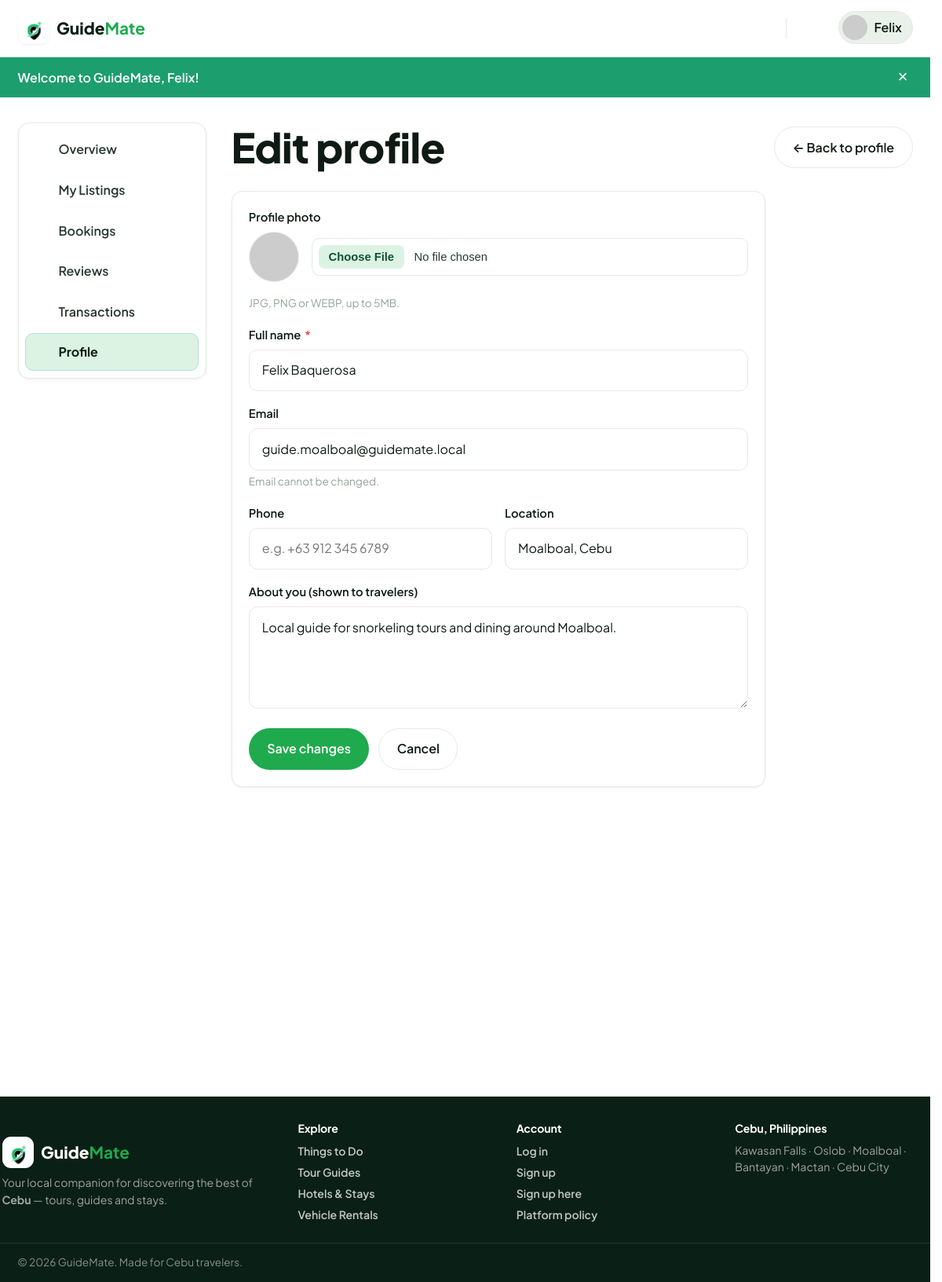
/public/profile/edit (signed in), run on the app's committed database.
### tables this page shows
CREATE TABLE `users` (
  `id` int(10) unsigned NOT NULL AUTO_INCREMENT,
  `name` varchar(120) NOT NULL,
  `email` varchar(190) NOT NULL,
  `password` varchar(255) NOT NULL,
  `role` enum('admin','guide','tourist') NOT NULL DEFAULT 'tourist',
  `phone` varchar(40) DEFAULT NULL,
  `avatar` varchar(255) DEFAULT NULL,
  `bio` text DEFAULT NULL,
  `location` varchar(120) DEFAULT NULL,
  `is_active` tinyint(1) NOT NULL DEFAULT 1,
  `guide_status` enum('none','pending','approved','rejected') NOT NULL DEFAULT 'none',
  `guide_review_note` varchar(500) DEFAULT NULL,
  `guide_reviewed_at` timestamp NULL DEFAULT NULL,
  `guide_warned` tinyint(1) NOT NULL DEFAULT 0,
  `guide_warning_note` varchar(500) DEFAULT NULL,
  `admin_totp_secret` varchar(64) DEFAULT NULL,
  `admin_totp_enabled` tinyint(1) NOT NULL DEFAULT 0,
  `created_at` timestamp NOT NULL DEFAULT current_timestamp(),
  `updated_at` timestamp NOT NULL DEFAULT current_timestamp() ON UPDATE current_timestamp(),
  PRIMARY KEY (`id`),
  UNIQUE KEY `users_email_unique` (`email`)
);

### app/Views/profile/edit.php (the view, shortened to what the rows shown need)
<?php
$documents = $documents ?? [];
$isGuide = \App\Models\User::isProviderRole((string) ($user['role'] ?? ''));
$guideStatus = (string) ($user['guide_status'] ?? 'none');
$isVerified = $guideStatus === 'approved';
$bioValue = (string) old('bio', $user['bio'] ?? '');
$bioTrimmed = trim($bioValue);
$paragraphs = $bioTrimmed !== '' ? (preg_split('/\r\n|\r|\n/', $bioTrimmed) ?: [$bioTrimmed]) : [];
$bioLineCount = 0;
foreach ($paragraphs as $p) {
    $bioLineCount += max(1, (int) ceil(mb_strlen(rtrim($p)) / 65));
}
$bioRows = max(4, min(30, max(1, $bioLineCount)));
$bioPlaceholder = ($user['role'] === 'guide')
    ? 'Tell travelers about your background, experience, tour specialties, and what makes your trips memorable...'
    : 'Tell us a little bit about yourself, what you enjoy doing, and your favorite travel experiences...';
?>
<div class="container">
    <div class="dash-layout">
        <?= \App\Core\View::partial('partials/dash-nav') ?>
        <div>
            <div style="display:flex;justify-content:space-between;align-items:center;margin-bottom:1.5rem;flex-wrap:wrap;gap:1rem;">
                <h1 class="mb-0">Edit profile</h1>
                <a href="<?= e(url('/profile')) ?>" class="btn btn-ghost">← Back to profile</a>
            </div>
            <div class="panel" style="max-width:680px;">
                <div class="panel-body">
                    <form method="post" action="<?= e(url('/profile/edit')) ?>" enctype="multipart/form-data">
                        <div class="field-row">
                            <label for="avatar">Profile photo</label>
                            <div style="display:flex;align-items:center;gap:1rem;margin-bottom:.8rem;">
                                <img id="avatarPreview" src="<?= e(img_src($user['avatar'] ?? null, 'avatar' . $user['id'])) ?>" alt="" style="width:64px;height:64px;border-radius:50%;object-fit:cover;border:1px solid var(--line);">
                                <input class="file-input" type="file" id="avatar" name="avatar" accept=".jpg,.jpeg,.png,.webp" style="flex:1;">
                            </div>
                            <span class="hint">JPG, PNG or WEBP, up to 5MB.</span>
                        </div>
                        <div class="field-row">
                            <label for="name">Full name <span class="req" style="color:#ef4444;">*</span></label>
                            <input class="input" id="name" name="name" value="<?= e(old('name', $user['name'])) ?>" placeholder="e.g. Juan Dela Cruz" required>
                        </div>
                        <div class="field-row">
                            <label>Email</label>
                            <input class="input" value="<?= e($user['email']) ?>" placeholder="you@example.com" disabled>
                            <span class="hint">Email cannot be changed.</span>
                        </div>
                        <div class="form-grid-2">
                            <div class="field-row">
                                <label for="phone">Phone</label>
                                <input class="input" id="phone" name="phone" value="<?= e(old('phone', $user['phone'] ?? '')) ?>" placeholder="e.g. +63 912 345 6789">
                            </div>
                            <div class="field-row">
                                <label for="location">Location</label>
                                <input class="input" id="location" name="location" value="<?= e(old('location', $user['location'] ?? '')) ?>" placeholder="e.g. Cebu City, Philippines">
                            </div>
                        </div>
                        <div class="field-row">
                            <label for="bio"><?= ($user['role'] === 'guide') ? 'About you (shown to travelers)' : 'Bio' ?></label>
                            <textarea class="input" id="bio" name="bio" rows="<?= $bioRows ?>" placeholder="<?= e($bioPlaceholder) ?>" style="min-height:120px;line-height:1.6;resize:vertical;"><?= e($bioValue) ?></textarea>
                        </div>
                        <div style="display:flex;align-items:center;gap:.75rem;">
                            <button class="btn btn-primary" type="submit">Save changes</button>
                            <a href="<?= e(url('/profile')) ?>" class="btn btn-ghost">Cancel</a>
                        </div>
                    </form>
                </div>
            </div>
        </div>
    </div>
</div>

### app/Core/Router.php (shortened to what the rows shown need)
<?php
final class Router
{
    private array $routes = [];
    private function add(string $method, string $pattern, array $handler, array $guards): void
    {
        $this->routes[] = [
            'method' => $method,
            'pattern' => $pattern,
            'handler' => $handler,
            'guards' => $guards,
        ];
    }
    public function dispatch(string $method, string $uri): void
    {
        $path = $this->normalize($uri);
        $method = strtoupper($method);
        foreach ($this->routes as $route) {
            if ($route['method'] !== $method) {
                continue;
            }
            $regex = $this->compile($route['pattern']);
            if (preg_match($regex, $path, $matches) === 1) {
                $params = array_filter($matches, 'is_string', ARRAY_FILTER_USE_KEY);
                $this->runGuards($route['guards']);
                $this->invoke($route['handler'], $params);
                return;
            }
        }
    }
    private function compile(string $pattern): string
    {
        $regex = preg_replace('#\{([a-zA-Z_][a-zA-Z0-9_]*)\}#', '(?P<$1>[^/]+)', $pattern);
        return '#^' . $regex . '$#';
    }
    private function normalize(string $uri): string
    {
        $path = parse_url($uri, PHP_URL_PATH) ?: '/';
        $base = App::basePath();
        if ($base !== '' && str_starts_with($path, $base)) {
            $path = substr($path, strlen($base));
        }
        $path = str_replace('/index.php', '', $path);
        $path = '/' . trim($path, '/');
        return $path === '/' ? '/' : rtrim($path, '/');
    }
    private function runGuards(array $guards): void
    {
        foreach ($guards as $guard) {
            switch ($guard) {
                case 'auth':
                    if (Auth::user() === null) {
                        Auth::logout();
                        flash('error', 'Your session has expired. Please sign in again.');
                        redirect('/login');
                    }
                    break;
            }
        }
    }
    private function invoke(array $handler, array $params): void
    {
        [$class, $action] = $handler;
        $controller = new $class();
        $controller->{$action}(...array_values($params));
    }
}

### app/Views/layouts/main.php (shortened to what the rows shown need)
<?php
$user = auth_user();
$isGuide = ($user['role'] ?? null) === 'guide';
$current = parse_url($_SERVER['REQUEST_URI'] ?? '/', PHP_URL_PATH) ?: '/';
$base = \App\Core\App::basePath();
if ($base !== '' && str_starts_with($current, $base)) {
    $current = substr($current, strlen($base)) ?: '/';
}
$current = '/' . trim($current, '/');
$publicBrowse = $current === '/'
    || in_array($current, ['/listings', '/things-to-do', '/tour-guides', '/hotels', '/rentals'], true)
    || str_starts_with($current, '/listing/')
    || str_starts_with($current, '/rentals/');
$isMessages = str_starts_with($current, '/messages');
$isDashboard = str_starts_with($current, '/dashboard') || str_starts_with($current, '/profile');
$hideFooter = $isMessages;
$guideWarned = $user && ($user['role'] ?? null) === 'guide' && \App\Models\User::isGuideWarned((int) $user['id']);
$headerUser = ($isGuide && $publicBrowse) ? null : $user;
$unread = 0;
if ($headerUser) {
    $unread = \App\Models\Message::unreadCount((int) $headerUser['id']);
}
$currentLocale = $_SESSION['_locale'] ?? 'en';
?>
<!DOCTYPE html>
<html lang="<?= e($currentLocale === 'tl' ? 'tl' : 'en') ?>">
<head>
    <link rel="stylesheet" href="<?= e(asset('css/style.css')) ?>">
</head>
<body class="<?= e(trim(($isMessages ? 'page-messages ' : '') . ($isDashboard ? 'page-dashboard ' : '') . ($hideFooter ? 'page-no-footer ' : '') . ($guideWarned ? 'guide-warned' : ''))) ?>">
<header class="site-header" id="siteHeader">
    <div class="container header-inner">
<?php if ($isGuide): ?>
            <span class="brand brand-static">
                <span class="brand-mark">◐</span>
                <span class="brand-text">Guide<strong>Mate</strong></span>
            </span>
        <?php endif; ?>
        <nav class="main-nav" id="mainNav">
            <?php if ($headerUser): ?>
                <a href="<?= e(url('/messages')) ?>" class="nav-icon" title="Messages" aria-label="Messages">
                    <?= admin_icon('messages', 22) ?><?php if ($unread > 0): ?><span class="badge"><?= (int) $unread ?></span><?php endif; ?>
                </a>
                <div class="nav-menu">
                    <button class="nav-avatar" id="userMenuBtn">
                        <img src="<?= e(img_src($headerUser['avatar'] ?? null, 'avatar' . $headerUser['id'])) ?>" alt="">
                        <span><?= e(explode(' ', (string) $headerUser['name'])[0]) ?></span>
                    </button>
                </div>
            <?php else: ?>
                <a href="<?= e(url('/login')) ?>" class="btn btn-ghost btn-sm">Log in</a>
                <a href="<?= e(url('/register')) ?>" class="btn btn-primary btn-sm">Sign up</a>
            <?php endif; ?>
        </nav>
    </div>
</header>
<?php foreach (['success' => 'flash-success', 'error' => 'flash-error', 'info' => 'flash-info'] as $key => $cls): ?>
    <?php if ($msg = flash($key)): ?>
        <div class="flash <?= $cls ?>" role="alert">
            <div class="container"><?= e($msg) ?><button class="flash-close" aria-label="Dismiss">&times;</button></div>
        </div>
    <?php endif; ?>
<?php endforeach; ?>
<main>
    <?= $content ?>
</main>
<?php if (!$hideFooter): ?>
<footer class="site-footer<?= $isDashboard ? ' site-footer--dash' : '' ?>">
    <div class="container footer-grid">
        <div>
            <?php if ($isGuide): ?>
                <span class="brand brand-static">
                    <span class="brand-mark">◐</span><span class="brand-text">Guide<strong>Mate</strong></span>
                </span>
            <?php else: ?>
                <a href="<?= e(url('/')) ?>" class="brand">
                    <span class="brand-mark">◐</span><span class="brand-text">Guide<strong>Mate</strong></span>
                </a>
            <?php endif; ?>
            <p class="footer-tag">Your local companion for discovering the best of <strong>Cebu</strong> — tours, guides and stays.</p>
        </div>
        <div>
            <h4>Explore</h4>
            <a href="<?= e(url('/things-to-do')) ?>">Things to Do</a>
            <a href="<?= e(url('/tour-guides')) ?>">Tour Guides</a>
            <a href="<?= e(url('/hotels')) ?>">Hotels &amp; Stays</a>
            <a href="<?= e(url('/rentals')) ?>">Vehicle Rentals</a>
        </div>
        <div>
            <h4>Account</h4>
            <a href="<?= e(url('/login')) ?>">Log in</a>
            <a href="<?= e(url('/register')) ?>">Sign up</a>
            <a href="<?= e(url('/register?role=guide')) ?>">Sign up here</a>
            <a href="<?= e(url('/policy')) ?>">Platform policy</a>
        </div>
        <div>
            <h4>Cebu, Philippines</h4>
            <p class="footer-tag footer-locations">Kawasan Falls · Oslob · Moalboal · Bantayan · Mactan · Cebu City</p>
        </div>
    </div>
    <div class="footer-bottom">
        <div class="container">© <?= date('Y') ?> GuideMate. Made for Cebu travelers.</div>
    </div>
</footer>
<?php endif; ?>
</body>
</html>

### data on the page
users: role+name "Felix", name "Felix Baquerosa", email "guide.moalboal@guidemate.local", location "Moalboal, Cebu", bio "Local guide for snorkeling tours and dining around Moalboal."

### other printed values
$msg "Welcome to GuideMate, Felix!"
